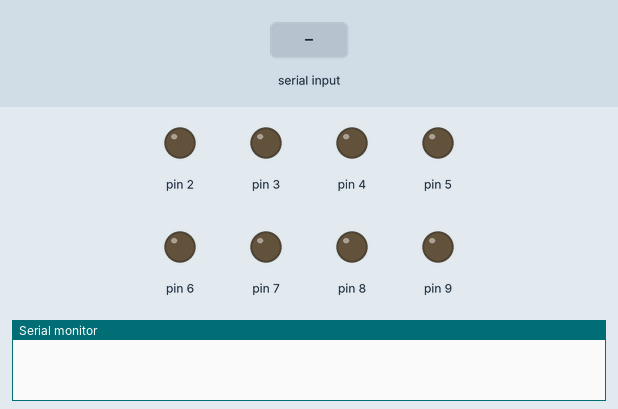
Bench run of a sketch on a simulated Arduino Uno, built with avr-gcc and run on an emulated ATmega328P. Parts: output pins drawn as LEDs (lit = HIGH), the last lines printed to the serial monitor. The test bench sets the inputs (shaded band).

Above: at 1.2 s.
1.3 s: "90,45\n" received over Serial
At 3.5 s:
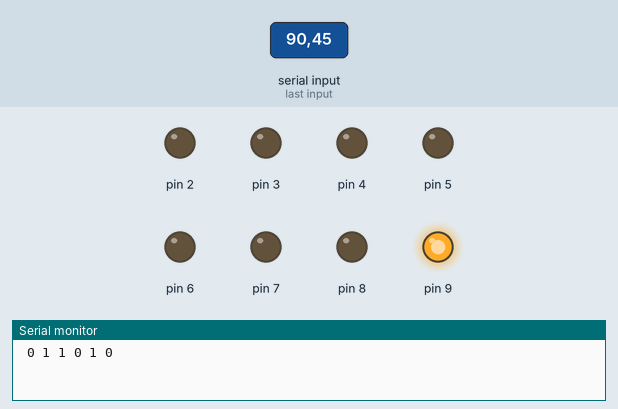
4.3 s: "5\n" received over Serial
At 7.0 s:
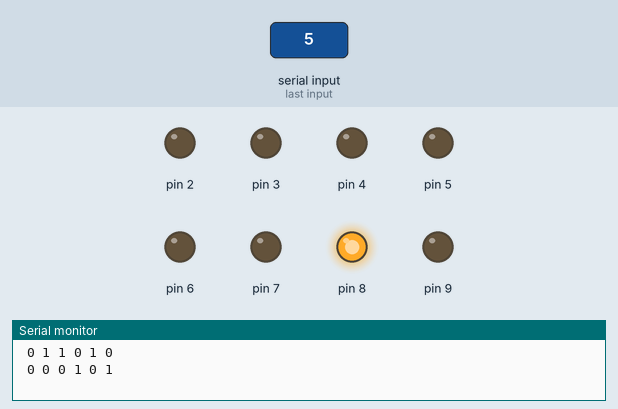
7.3 s: "30,150\n" received over Serial
At 9.4 s:
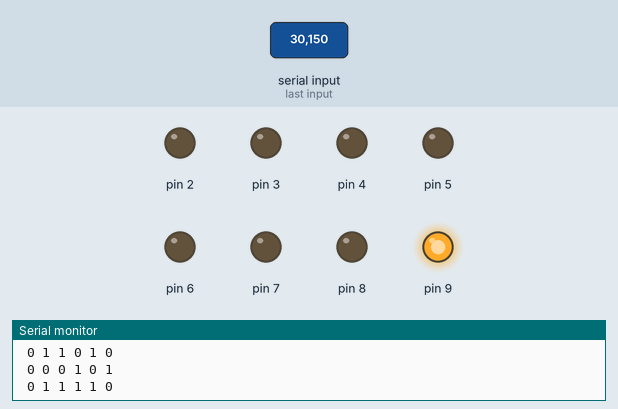
10.3 s: "200\n" received over Serial
At 12.8 s:
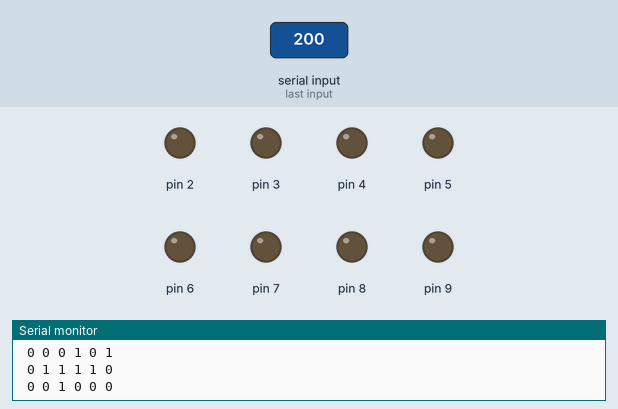
Timing chart, 0 to 14.3 s (numbered marks = the images above; inputs shaded):
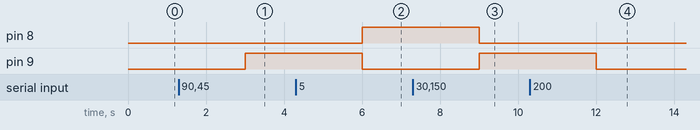

The sketch:

PP01_DecimalToBin_Led.ino
```cpp
byte numero;
bool residuo;
String valor;

void setup() {
  // put your setup code here, to run once:
  Serial.begin(9600);
  for(int i = 0; i<8;i++){
    pinMode(i+2,OUTPUT);
  }
}

void loop() {
  // put your main code here, to run repeatedly:
  valor = "";
  if (Serial.available()>0){

    numero = Serial.readString().toInt();
    for(int i = 0; i<6;i++){
      residuo = numero%2;
      digitalWrite(i+8,residuo);
      valor = " " + String(residuo) + valor;
      // valor = valor + " " + String(residuo);
      numero = numero/2;
    }
    Serial.println(valor);
  }
  delay(1000);

}
```

Measured:
- after the input at 1.3 s, pin 9: LOW → HIGH after 1.7 s
- after the input at 4.3 s, pin 8: LOW → HIGH after 1.7 s; pin 9: HIGH → LOW after 1.7 s
- after the input at 7.3 s, pin 8: HIGH → LOW after 1.7 s; pin 9: LOW → HIGH after 1.7 s
- after the input at 10.3 s, pin 9: HIGH → LOW after 1.7 s
